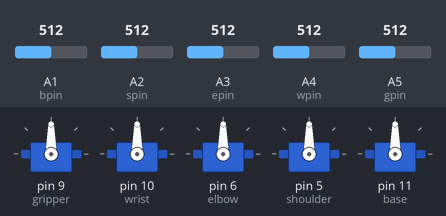
Recording of a sketch running on a simulated Arduino Uno, built with avr-gcc and run on an emulated ATmega328P. Parts: 5 × servo. The inputs (shaded band) are chosen by the test bench; at power-on: A1 (bpin) = 512, A2 (spin) = 512, A3 (epin) = 512, A4 (wpin) = 512, A5 (gpin) = 512.

Above: at 1.2 s.
1.3 s: A1 (bpin) set to 716
At 1.8 s:
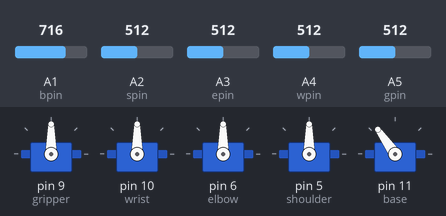
2.8 s: A2 (spin) set to 716
At 3.3 s:
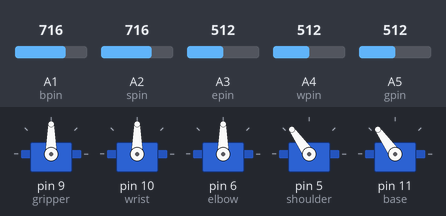
4.3 s: A3 (epin) set to 716
At 4.7 s:
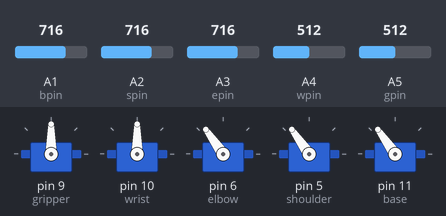
5.8 s: A4 (wpin) set to 716
At 7.0 s:
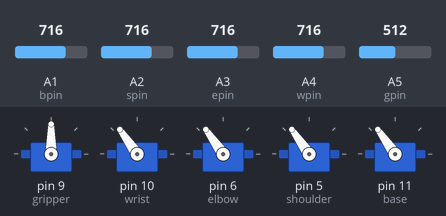
7.3 s: A5 (gpin) set to 716
At 8.4 s:
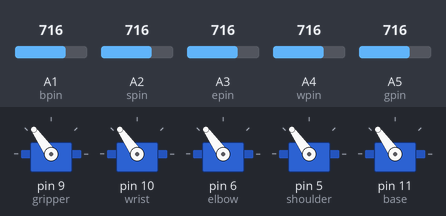
8.8 s: A1 (bpin) set to 992
At 9.9 s:
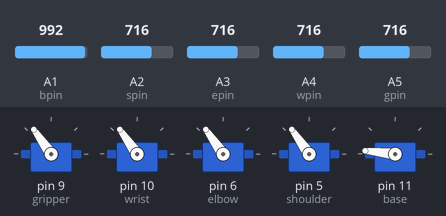
Timing chart, 0 to 11.3 s (numbered marks = the images above; inputs shaded):
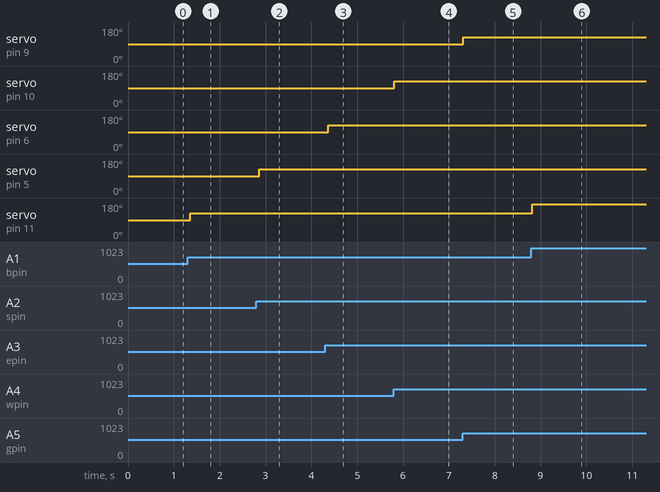

Measured:
- after the input at 1.3 s, servo on pin 11 (base): 90° → 125° after 0.06 s
- after the input at 2.8 s, servo on pin 5 (shoulder): 90° → 125° after 0.06 s
- after the input at 4.3 s, servo on pin 6 (elbow): 90° → 125° after 0.07 s
- after the input at 5.8 s, servo on pin 10 (wrist): 90° → 125° at once
- after the input at 7.3 s, servo on pin 9 (gripper): 90° → 125° at once
- after the input at 8.8 s, servo on pin 11 (base): 125° → 174° at once

The sketch:

5_servos_with_potentiometer1.ino
```cpp
// C++ code
//

#include <Servo.h>
Servo gripper, wrist, elbow, shoulder, base;

int gpin = 5;// analog pin used to connect the potentiometer
int wpin = 4;
int epin = 3;
int spin = 2;
int bpin = 1;

int gval, wval, eval, sval, bval;    // variable to read the value from the analog pin


void setup()
{
  gripper.attach(9);
  wrist.attach(10);
  elbow.attach(6);
  shoulder.attach(5);
  base.attach(11);
}

void loop()
{
  gval = analogRead(gpin);            // reads the value of potentiometer (value originally btw 0 and 1023)
  gval = map(gval,0 , 1023, 0, 180);     // set to use it w/servo ( and set value btw 0 and 180)
  gripper.write(gval);                  // sets the servo position to the value
  delay(15);                           // waits for the servo to move

  wval = analogRead(wpin);
  wval = map(wval,0 , 1023, 0, 180);
  wrist.write(wval);
  delay(15);

  eval = analogRead(epin);
  eval = map(eval,0 , 1023, 0, 180);
  elbow.write(eval);
  delay(15);

  sval = analogRead(spin);
  sval = map(sval,0 , 1023, 0, 180);
  shoulder.write(sval);
  delay(15);

  bval = analogRead(bpin);
  bval = map(bval,0 , 1023, 0, 180);
  base.write(bval);
  delay(15);
}
```
